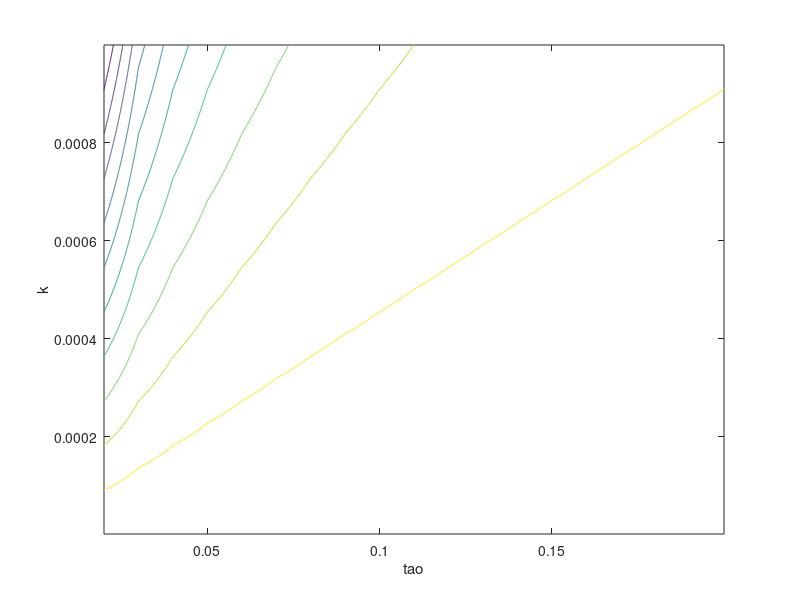

The MATLAB script that drew this image:
k = 10^-6:10^-6:10^-3;
L = 10^7;
l = 10^6;
tao = 0.02:0.01:0.2;
K = 10^3;
rho = 1025;
f = -10^(-4);
s = tao./(rho*f*K);
z = 0:100:4000;
z = z*-1;
psi = zeros(length(k),length(tao));

for i = 1:length(k)
   for j = 1:length(tao)
       for n = 1:length(z)
           %n = 1;
           depth(n) = (k(i)*L*(4*exp(z(n)/(s(j)*l))+1/2)/(4*s(j)*l*exp(z(n)/(s(j)*l))+z(n)));
       end
       psi(i,j) = max(depth);
   end
end

contour(tao,k,psi)
xlabel('tao')
ylabel('k')
%set(gca,'yscale','log')